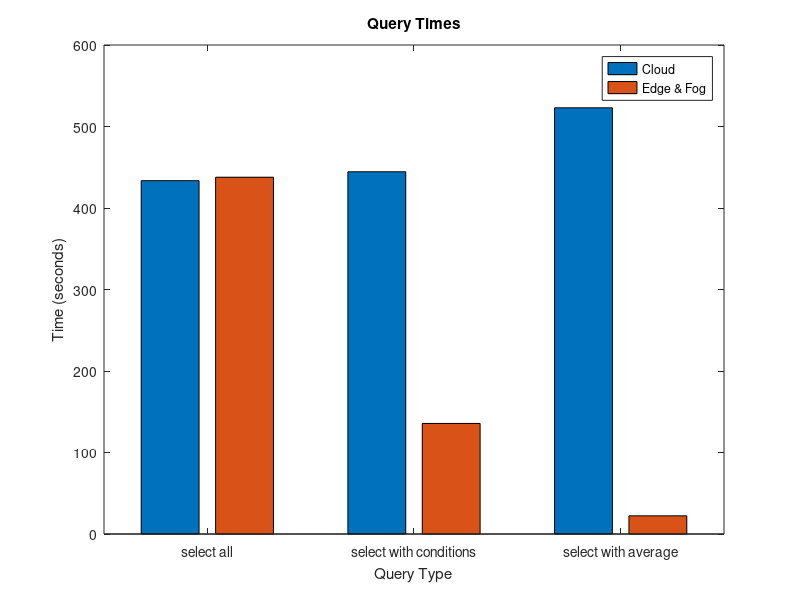

MATLAB code to generate this figure:
x = [433.536 437.770 ; 444.489  135.653; 522.971 22.326];
str = {'select all'; 'select with conditions'; 'select with average'};
bar(x)
set(gca, 'XTickLabel',str, 'XTick',1:numel(str))
%grid on
%grid minor

xlabel('Query Type')
ylabel ('Time (seconds)')
title('Query Times')
legend('Cloud','Edge & Fog')

